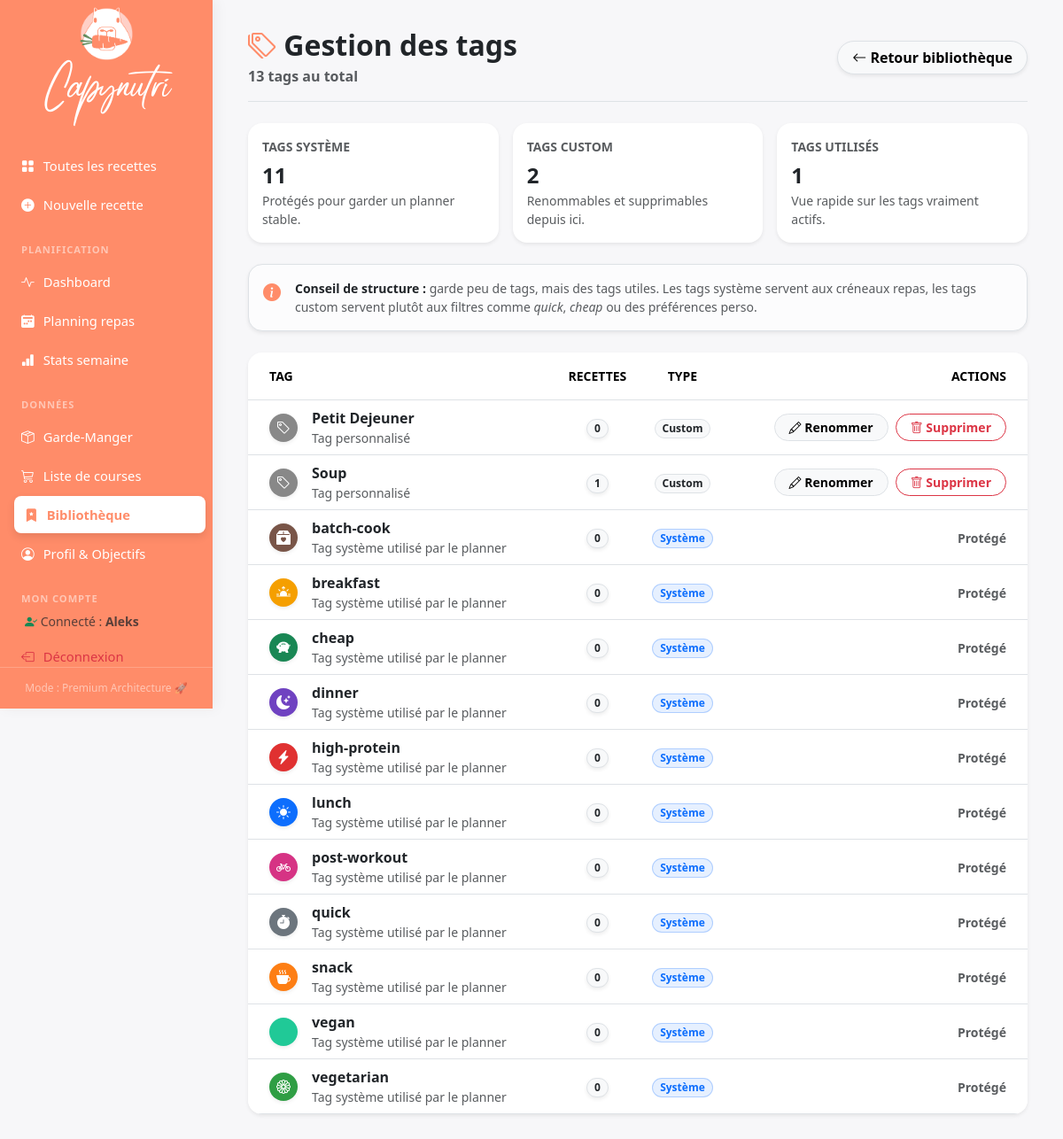
The app's page /library/tags (signed in), older data.
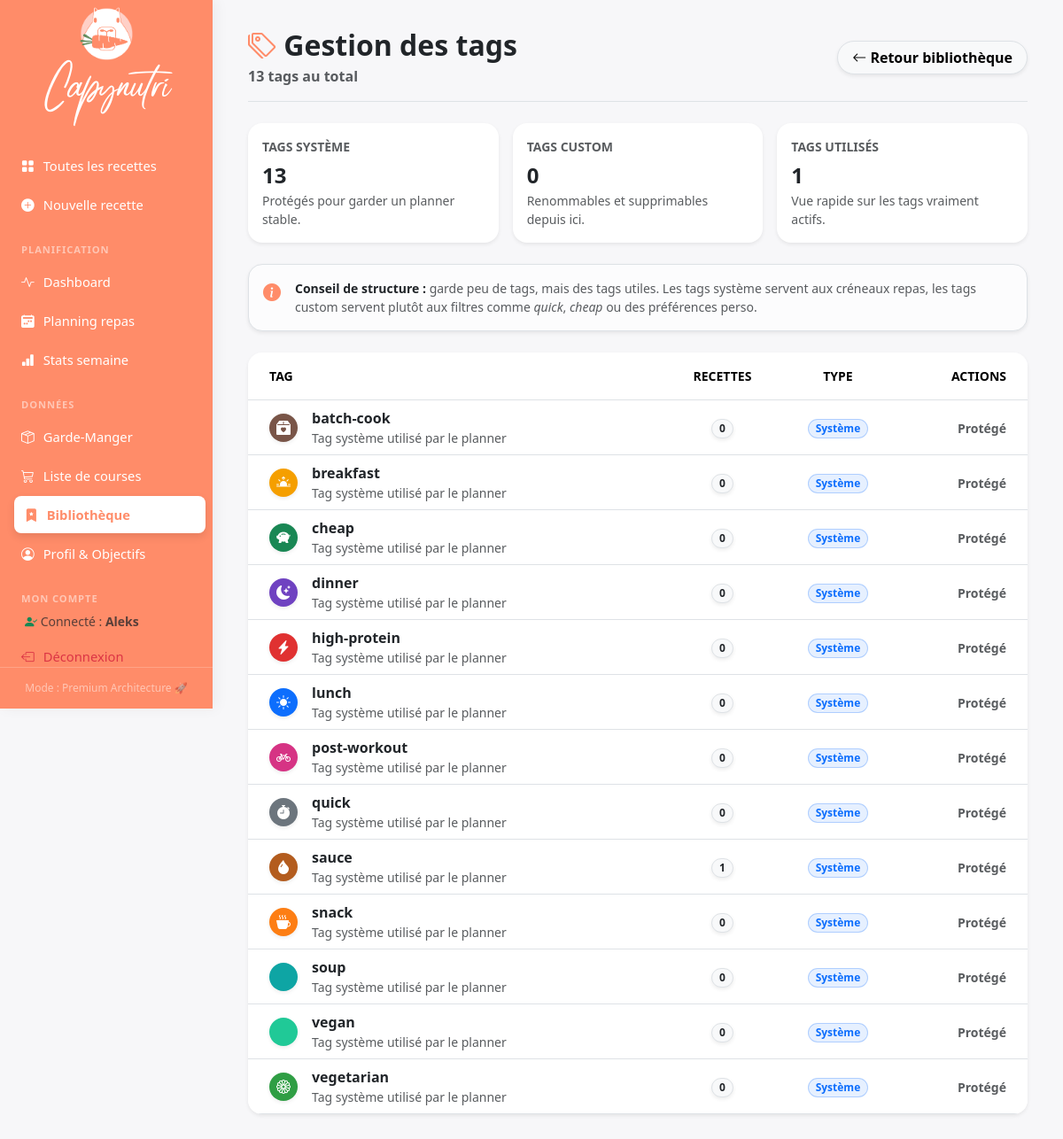
The same page, newer data.
### tables this page shows
CREATE TABLE tags (
                id    INTEGER PRIMARY KEY AUTOINCREMENT,
                name  TEXT NOT NULL UNIQUE,
                color TEXT DEFAULT '#888888',
                icon  TEXT DEFAULT 'bi-tag'
            );

### routes/library.py (the view, shortened to what this page needs)
@library_bp.route("/library/tags", methods=["GET", "POST"])
@login_required
def library_tags():
    return render_template("tags.html", tags=crud.list_tags_with_usage())

### app.py (called while the page is built)
@login_manager.user_loader
def load_user(user_id):
    return crud.get_user_by_id(int(user_id))

@app.before_request
def require_login():
    if request.endpoint in PUBLIC_ENDPOINTS or current_user.is_authenticated:
        return None
    if request.endpoint:
        return redirect(url_for('auth.login'))
    return None

### crud.py (called while the page is built)
def get_user_by_id(user_id: int) -> Optional[User]:
    with get_connection() as conn:
        row = conn.execute("SELECT * FROM users WHERE id = ?", (user_id,)).fetchone()
        return User(id=row["id"], username=row["username"], password_hash=row["password_hash"]) if row else None

def list_tags_with_usage() -> list[dict]:
    with get_connection() as conn:
        rows = conn.execute(
            """
            SELECT t.id, t.name, t.color, t.icon, COUNT(rt.recipe_id) AS recipe_count
            FROM tags t
            LEFT JOIN recipe_tags rt ON rt.tag_id = t.id
            GROUP BY t.id
            ORDER BY t.name
            """
        ).fetchall()
        tags = []
        for row in rows:
            tag = dict(row)
            tag["is_default"] = tag["name"] in DEFAULT_TAG_NAMES
            tags.append(tag)
        return tags

### templates/tags.html (shortened to what the changed rows need)
{% extends "base.html" %}
{% block content %}
<div class="d-flex flex-column flex-md-row justify-content-between align-items-md-center mb-4 pb-3 border-bottom gap-3">
  <div>
    <h2 class="mb-1 fw-bold text-dark">
      <i class="bi bi-tags text-accent"></i> Gestion des tags
    </h2>
  </div>
</div>
<div class="row g-3 mb-4">
  <div class="col-md-4">
    <div class="card border-0 shadow-sm rounded-4 bg-white h-100">
      <div class="card-body p-3">
        <div class="small text-muted text-uppercase fw-bold mb-1">Tags système</div>
        <div class="fw-bold fs-4 text-dark">{{ tags | selectattr('is_default') | list | length }}</div>
        <div class="small text-muted">Protégés pour garder un planner stable.</div>
      </div>
    </div>
  </div>
  <div class="col-md-4">
    <div class="card border-0 shadow-sm rounded-4 bg-white h-100">
      <div class="card-body p-3">
        <div class="small text-muted text-uppercase fw-bold mb-1">Tags custom</div>
        <div class="fw-bold fs-4 text-dark">{{ tags | rejectattr('is_default') | list | length }}</div>
        <div class="small text-muted">Renommables et supprimables depuis ici.</div>
      </div>
    </div>
  </div>
</div>
{% if tags %}
<div class="card border-0 shadow-sm rounded-4 overflow-hidden bg-white">
  <div class="table-responsive">
    <table class="table align-middle mb-0">
      <thead class="bg-light text-uppercase small fw-bold text-muted">
        <tr>
          <th class="ps-4 py-3 border-0">Tag</th>
          <th class="py-3 border-0 text-center">Recettes</th>
          <th class="py-3 border-0 text-center">Type</th>
          <th class="pe-4 py-3 border-0 text-end">Actions</th>
        </tr>
      </thead>
      <tbody class="border-top">
        {% for tag in tags %}
        <tr>
          <td class="ps-4">
            <div class="d-flex align-items-center gap-3">
              <span class="d-inline-flex align-items-center justify-content-center rounded-circle text-white shadow-sm"
                    style="width: 2rem; height: 2rem; background-color: {{ tag.color or '#6c757d' }};">
                <i class="bi {{ tag.icon or 'bi-tag-fill' }}"></i>
              </span>
              <div>
                <div class="fw-bold text-dark">{{ tag.name }}</div>
                {% if tag.is_default %}
                <div class="small text-muted">Tag système utilisé par le planner</div>
                {% else %}
                <div class="small text-muted">Tag personnalisé</div>
                {% endif %}
              </div>
            </div>
          </td>
          <td class="text-center">
            <span class="badge rounded-pill bg-light text-dark border fw-bold shadow-sm">
              {{ tag.recipe_count }}
            </span>
          </td>
          <td class="text-center">
            <span class="badge rounded-pill {{ 'bg-primary bg-opacity-10 text-primary border border-primary border-opacity-25' if tag.is_default else 'bg-light text-dark border' }}">
              {{ 'Système' if tag.is_default else 'Custom' }}
            </span>
          </td>
          <td class="pe-4 text-end">
            {% if tag.is_default %}
            <span class="text-muted small fw-bold">Protégé</span>
            {% else %}
            <div class="d-inline-flex gap-2">
              <button type="button"
                      class="btn btn-sm btn-light border rounded-pill fw-bold px-3"
                      onclick='openRenameModal({{ tag.id }}, {{ tag.name|tojson }})'>
                <i class="bi bi-pencil"></i> Renommer
              </button>
              <form method="post" action="{{ url_for('library.library_tags') }}" class="d-inline">
                <button type="button"
                        class="btn btn-sm btn-outline-danger rounded-pill fw-bold px-3"
                        onclick='confirmDeleteTag(this.form, {{ tag.name|tojson }}, {{ tag.recipe_count }})'>
                  <i class="bi bi-trash"></i> Supprimer
                </button>
              </form>
            </div>
            {% endif %}
          </td>
        </tr>
        {% endfor %}
      </tbody>
    </table>
  </div>
</div>
{% else %}
<div class="text-center py-5 my-5">
  <i class="bi bi-tags text-muted" style="font-size: 4rem; opacity: 0.3;"></i>
  <h4 class="fw-bold text-dark mt-3">Aucun tag trouvé</h4>
  <p class="text-muted">Les tags apparaîtront ici dès que tu les utiliseras sur des recettes.</p>
</div>
{% endif %}
{% endblock %}

Row changes from the older to the newer data that the page shows:
removed tags: name "Petit Dejeuner", shows "Tag personnalisé", recipe_count "0", is_default "Custom"
removed tags: name "Soup", shows "Tag personnalisé", recipe_count "1", is_default "Custom"
added tags: name "sauce", shows "Tag système utilisé par le planner", recipe_count "1", is_default "Système", shows "Protégé", color "#b35c1e" (drawn)
added tags: name "soup", shows "Tag système utilisé par le planner", recipe_count "0", is_default "Système", shows "Protégé", color "#0ea5a4" (drawn)
Text that changed along with them:
{{ tags | selectattr('is_default') | list | length }}: "11" → "13"
{{ tags | rejectattr('is_default') | list | length }}: "2" → "0"
